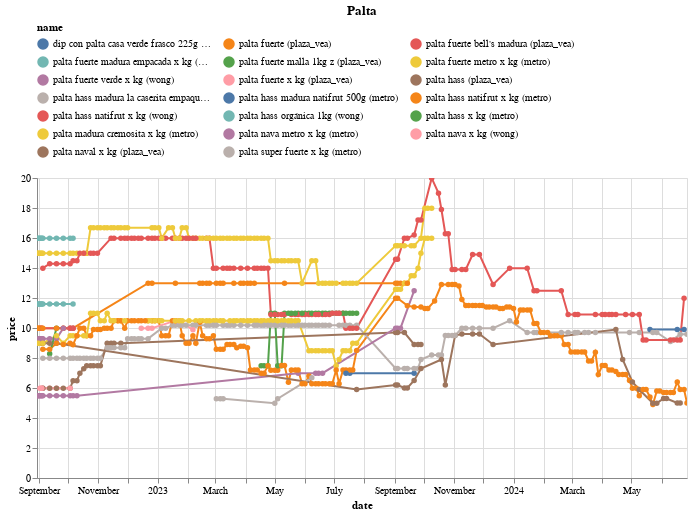

Notebook code for this chart:
### Code cell
(df
 .loc[df.name.isin(names)]
 .pipe(alt.Chart)
 .mark_line(point=True)
 .encode(x='date', y='price', color='name', tooltip=['name','price'])
 .properties(width=650, title='Palta')
 .interactive()
 .configure_legend(orient='top', columns=3)
)

### Figure 1 — Vega-Lite specification as saved in the notebook (floating-point values rounded to 4 significant figures; data arrays with more than 128 entries replaced by an {"elided": "..."} marker saying what was removed)
{"config": {"view": {"continuousWidth": 300, "continuousHeight": 300}, "legend": {"columns": 3, "orient": "top"}}, "data": {"name": "data-c5f2b74d205525a2053234e59ae28bfe"}, "mark": {"type": "line", "point": true}, "encoding": {"color": {"field": "name", "type": "nominal"}, "tooltip": [{"field": "name", "type": "nominal"}, {"field": "price", "type": "quantitative"}], "x": {"field": "date", "type": "temporal"}, "y": {"field": "price", "type": "quantitative"}}, "params": [{"name": "param_14", "select": {"type": "interval", "encodings": ["x", "y"]}, "bind": "scales"}], "title": "Palta", "width": 650, "$schema": "https://vega.github.io/schema/vega-lite/v5.17.0.json", "datasets": {"data-c5f2b74d205525a2053234e59ae28bfe": {"elided": "778 records"}}}
